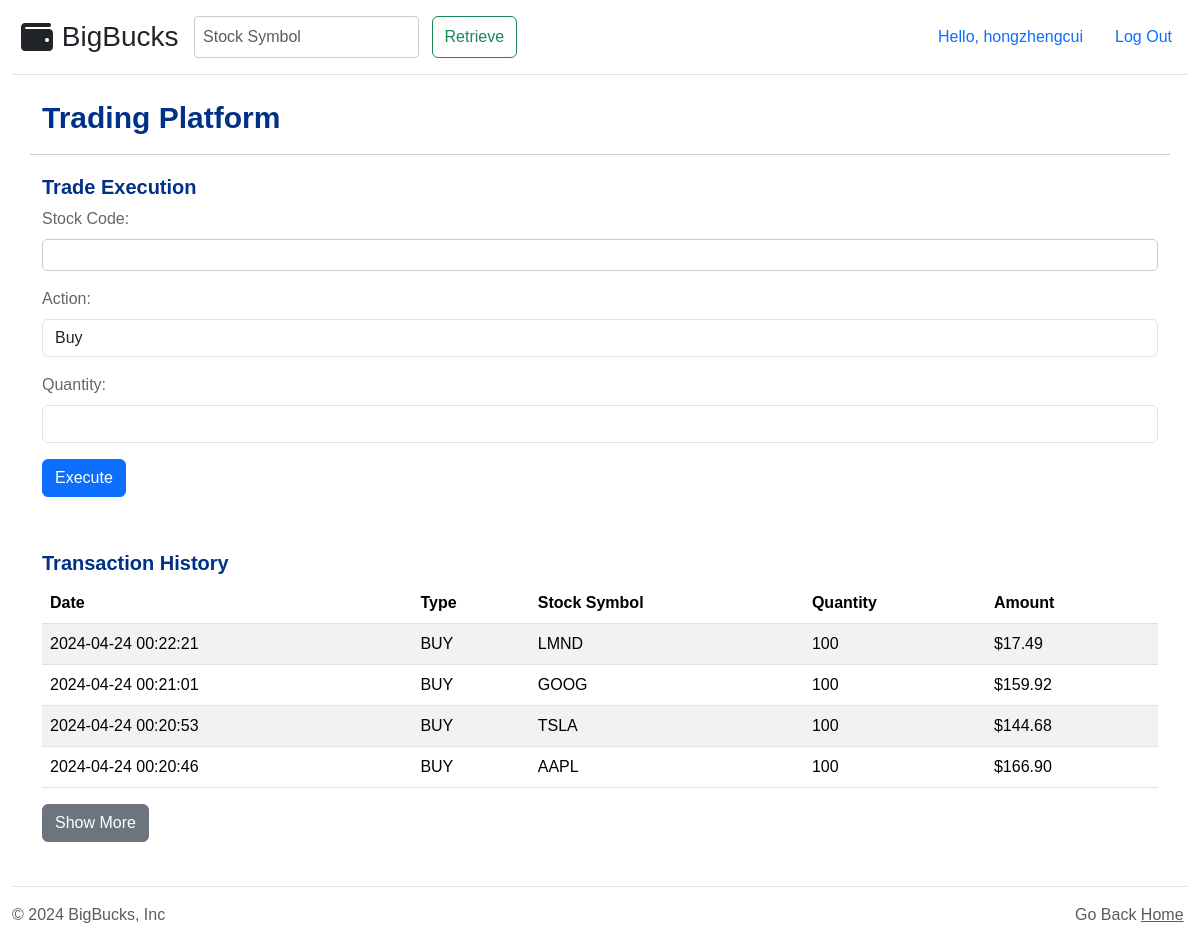
The page /transaction (signed in) on the database its author committed.
### tables this page shows
CREATE TABLE user_info (
  id INTEGER PRIMARY KEY AUTOINCREMENT,
  username TEXT UNIQUE NOT NULL,
  password TEXT NOT NULL,
  balance DECIMAL(15,2) DEFAULT 1000000.00,
  role TEXT DEFAULT 'user'
);

CREATE TABLE transactions_history (
    id INTEGER PRIMARY KEY AUTOINCREMENT,
    user_id INTEGER,
    symbol TEXT,
    type TEXT,
    quantity INTEGER,
    price REAL,
    timestamp DATETIME DEFAULT CURRENT_TIMESTAMP,
    FOREIGN KEY (user_id) REFERENCES user_info (id)
);

### flaskr/main.py (the view)
@bp.route('/transaction', methods=['GET', 'POST'])
@login_required
def transaction():
    user_id = session.get('user_id')
    db = get_db()
    user_info = db.execute(
        'SELECT * FROM user_info WHERE id = ?',
        (user_id,)
    ).fetchone()
    user_assets = db.execute(
        'SELECT * FROM user_assets WHERE user_id = ?',
        (user_id,)
    ).fetchall()
    transactions = db.execute(
        'SELECT * FROM transactions_history WHERE user_id = ? ORDER BY timestamp DESC',
        (user_id,)
    ).fetchall()
    return render_template(
        'transaction.html',
        user_info=user_info,
        user_assets=user_assets,
        transactions=transactions,
        page_data={"title": "Trading Platform"}
    )

### flaskr/auth.py (called while the page is built)
def login_required(view):
    @functools.wraps(view)
    def wrapped_view(**kwargs):
        if g.user is None:
            return redirect(url_for("auth.login"))
        return view(**kwargs)
    return wrapped_view

@bp.before_app_request
def load_logged_in_user():
    user_id = session.get('user_id')
    if user_id is None:
        g.user = None
        g.role = None
    else:
        g.user = get_db().execute(
            'SELECT * FROM user_info WHERE id = ?', (user_id,)
        ).fetchone()
        g.role = g.user['role'] if g.user else None

### flaskr/db.py (called while the page is built)
def get_db():
    if "db" not in g:
        g.db = sqlite3.connect(
            current_app.config["DATABASE"], detect_types=sqlite3.PARSE_DECLTYPES
        )
        g.db.row_factory = sqlite3.Row
    return g.db

### flaskr/templates/transaction.html (shortened to what this page needs)
{% extends 'base.html' %}
{% block content %}
<div class="pageelement">
      <div class="row">
        <h2>Trading Platform</h2>
      </div>
    <section>
      <div class="row">
        <h3>Trade Execution</h3>
        <form action="{{ url_for('main.conduct_transaction') }}" method="post" class="mb-4">
          <div class="form-row">
            <div class="form-group col-md-4">
                <label for="symbol">Stock Code:</label>
                <input type="text" class="form-control" id="symbol" name="symbol" required>
            </div>
            <div class="form-group col-md-4">
                <label for="action">Action:</label>
                <select class="form-control" id="action" name="action">
                  <option value="buy">Buy</option>
                </select>
            </div>
            <div class="form-group col-md-4">
                <label for="quantity">Quantity:</label>
                <input type="number" class="form-control" id="quantity" name="quantity" min="1" required>
            </div>
          </div>
          <button type="submit" class="btn btn-primary">Execute</button>
        </form>
    </section>
    <section>
        <h3>Transaction History</h3>
        <div class="table-responsive">
            <table class="table table-striped">
              <thead class="thead-dark">
                <tr>
                  <th>Date</th>
                  <th>Type</th>
                  <th>Stock Symbol</th>
                  <th>Quantity</th>
                  <th>Amount</th>
                </tr>
              </thead>
              <tbody id="transactionTableBody">
                {% for transaction in transactions %}
                <tr class="transaction-record">
                  <td>{{ transaction.timestamp }}</td>
                  <td>{{ transaction.type }}</td>
                  <td>{{ transaction.symbol }}</td>
                  <td>{{ transaction.quantity }}</td>
                  <td>${{ '%0.2f' | format(transaction.price) }}</td>
                </tr>
                {% endfor %}
              </tbody>
            </table>
        </div>
        <button id="showMoreBtn" class="btn btn-secondary">Show More</button>
    </section>
</div>
{% endblock %}

### flaskr/templates/header.html (shortened to what this page needs)
<!doctype html>
<html lang="en">
  <head>
    <link href="https://cdn.jsdelivr.net/npm/bootstrap@5.3.2/dist/css/bootstrap.min.css" rel="stylesheet">
    <link rel="stylesheet" href="https://cdnjs.cloudflare.com/ajax/libs/font-awesome/6.2.1/css/all.min.css" />
    <link rel="stylesheet" href="{{ url_for('static', filename='includes/style.css') }}"/>
  </head>
  <body>
    <div class="container" id="header">
      <header class="d-flex flex-wrap align-items-center py-3 mb-4 border-bottom">
        <a href="/" class="d-flex align-items-center mb-3 mb-md-0 text-dark text-decoration-none">
          &nbsp;&nbsp;<i class="fa-solid fa-wallet fa-2x"></i>&nbsp;&nbsp;
          <span class="fs-3">BigBucks&nbsp;&nbsp;</span>
        </a>
        <form id="searchForm" class="d-flex" action="{{ url_for('stock.show_stock_info') }}" method="get">
          <input id="symbol" class="form-control me-2" type="text" name="symbol" placeholder="Stock Symbol" aria-label="Stock Symbol">
          &nbsp;<button id="retrieve" class="btn btn-outline-success" type="submit">Retrieve</button>
        </form>
        <ul class="nav nav-pills ms-auto">
          {% if g.user %}
            <li class="nav-item"><a href="/profile" class="nav-link">Hello, {{ g.user['username'] }}</a></li>
            <li class="nav-item"><a href="/auth/logout" class="nav-link">Log Out</a></li>
          {% else %}
            <li class="nav-item"><a href="/auth/login" class="nav-link">Log In</a></li>
            <li class="nav-item"><a href="/auth/register" class="nav-link">Register</a></li>
          {% endif %}
        </ul>
      </header>
    </div>
  </body>
  </html>

### flaskr/static/includes/style.css (style rules this page uses)
h2 { color: #003087; font-size: 30px; font-weight: bold; }
h3 { color: #003087; font-size: 20px; font-weight: bold; }
a { color: #003087; }
body, html { height: 100%; margin: 0; font-family: Arial, sans-serif; }
.pageelement { padding-top: 100px; padding-bottom: 100px; }
#header { position: fixed; top: 0; width: 100%; background-color: white; z-index: 10; max-width: none; }
.row { border-bottom: 1px solid #ccc; margin-bottom: 20px; padding-bottom: 10px; }
.row:last-child { border-bottom: none; }
input[type="text"], input[type="username"], input[type="password"], input[type="submit"] { width: 100%; padding: 8px; box-sizing: border-box; border: 1px solid #ccc; border-radius: 4px; }
.form-group { display: block; width: 100%; margin-bottom: 1rem; }
.form-group label { display: block; margin-bottom: 0.5rem; color: #666; font-size: 16px; }
.form-group input[type="text"], .form-group input[type="email"], .form-group input[type="password"], .form-group textarea { display: block; width: 100%; padding: 3px; margin-top: 0.5rem; box-sizing: border-box; border: 1px solid #ccc; border-radius: 5px; }

### rows shown on the page
user_info: user.username "hongzhengcui"
transactions_history: price "17.49"
transactions_history: price "159.92"
transactions_history: price "144.68"
transactions_history: price "166.90"
